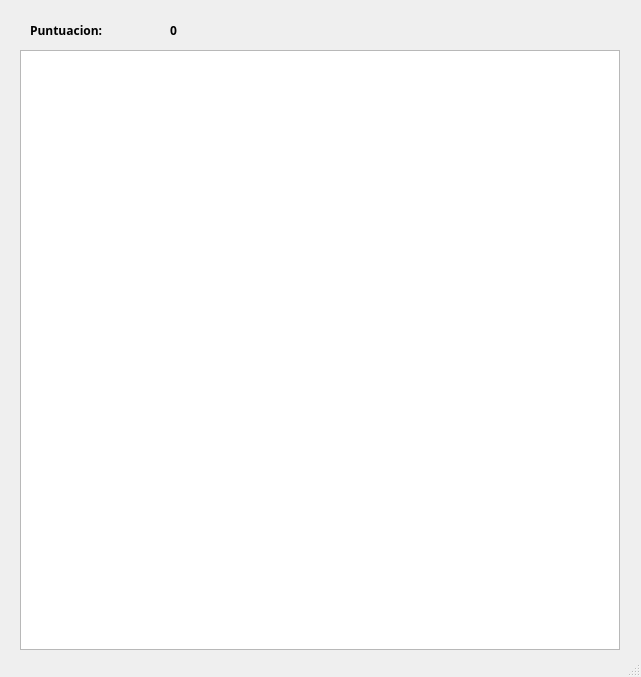
<?xml version="1.0" encoding="UTF-8"?>
<ui version="4.0">
 <class>MainWindow</class>
 <widget class="QMainWindow" name="MainWindow">
  <property name="geometry">
   <rect>
    <x>0</x>
    <y>0</y>
    <width>641</width>
    <height>677</height>
   </rect>
  </property>
  <property name="windowTitle">
   <string>PacMan</string>
  </property>
  <widget class="QWidget" name="centralwidget">
   <widget class="QGraphicsView" name="graphicsView">
    <property name="geometry">
     <rect>
      <x>20</x>
      <y>50</y>
      <width>600</width>
      <height>600</height>
     </rect>
    </property>
   </widget>
   <widget class="QLabel" name="label">
    <property name="geometry">
     <rect>
      <x>30</x>
      <y>20</y>
      <width>131</width>
      <height>20</height>
     </rect>
    </property>
    <property name="font">
     <font>
      <family>8514oem</family>
      <bold>true</bold>
     </font>
    </property>
    <property name="text">
     <string>Puntuacion:</string>
    </property>
   </widget>
   <widget class="QLabel" name="label_2">
    <property name="geometry">
     <rect>
      <x>170</x>
      <y>20</y>
      <width>63</width>
      <height>20</height>
     </rect>
    </property>
    <property name="font">
     <font>
      <family>8514oem</family>
      <bold>true</bold>
     </font>
    </property>
    <property name="text">
     <string>0</string>
    </property>
   </widget>
  </widget>
  <widget class="QStatusBar" name="statusbar"/>
 </widget>
 <resources/>
 <connections/>
</ui>
